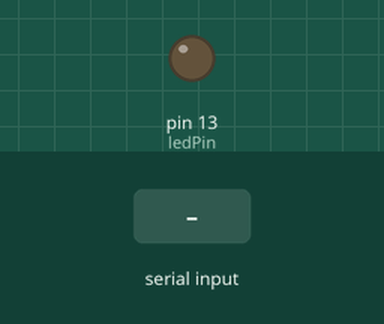
Simulated run of this sketch. Board: Arduino Uno, built with avr-gcc and run on an emulated ATmega328P. Parts: output pins drawn as LEDs (lit = HIGH). Inputs (shaded band) come from the test bench.

Above: at 1.2 s.
1.3 s: "1" received over Serial
At 2.3 s:
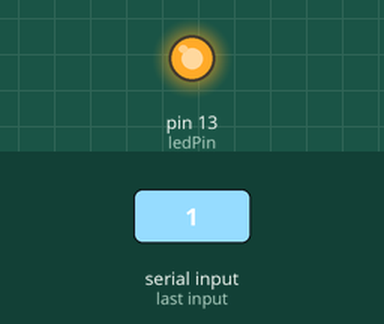
2.8 s: "0" received over Serial
At 3.5 s:
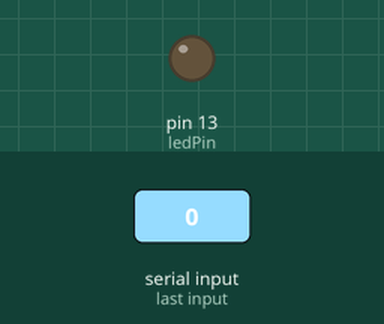
Timing chart, 0 to 5.8 s (numbered marks = the images above; inputs shaded):
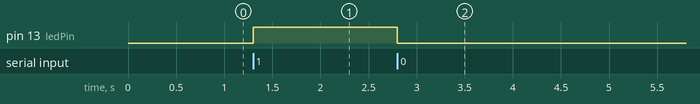

Measured:
- after the input at 1.3 s, pin 13 (ledPin): LOW → HIGH at once
- after the input at 2.8 s, pin 13 (ledPin): HIGH → LOW at once

The sketch:

ledbluetotharduino.ino
```cpp
// Definindo a porta digital do LED
int ledPin = 13;
// Definindo o caractere de ativação do LED
char ledOn = '1';
// Definindo o caractere de desativação do LED
char ledOff = '0';
// Definindo a variável para armazenar o caractere recebido via Bluetooth
char incomingData;

void setup() {
  // Configurando a porta digital como saída
  pinMode(ledPin, OUTPUT);
  // Iniciando a comunicação serial a uma taxa de 9600 bps
  Serial.begin(9600);
}

void loop() {
  // Verificando se há dados disponíveis para leitura na porta serial
  if (Serial.available() > 0) {
    // Lendo o caractere recebido via Bluetooth
    incomingData = Serial.read();
    // Verificando se o caractere é igual ao caractere de ativação do LED
    if (incomingData == ledOn) {
      // Acionando o LED
      digitalWrite(ledPin, HIGH);
    }
    // Verificando se o caractere é igual ao caractere de desativação do LED
    else if (incomingData == ledOff) {
      // Desligando o LED
      digitalWrite(ledPin, LOW);
    }
  }
}
```
